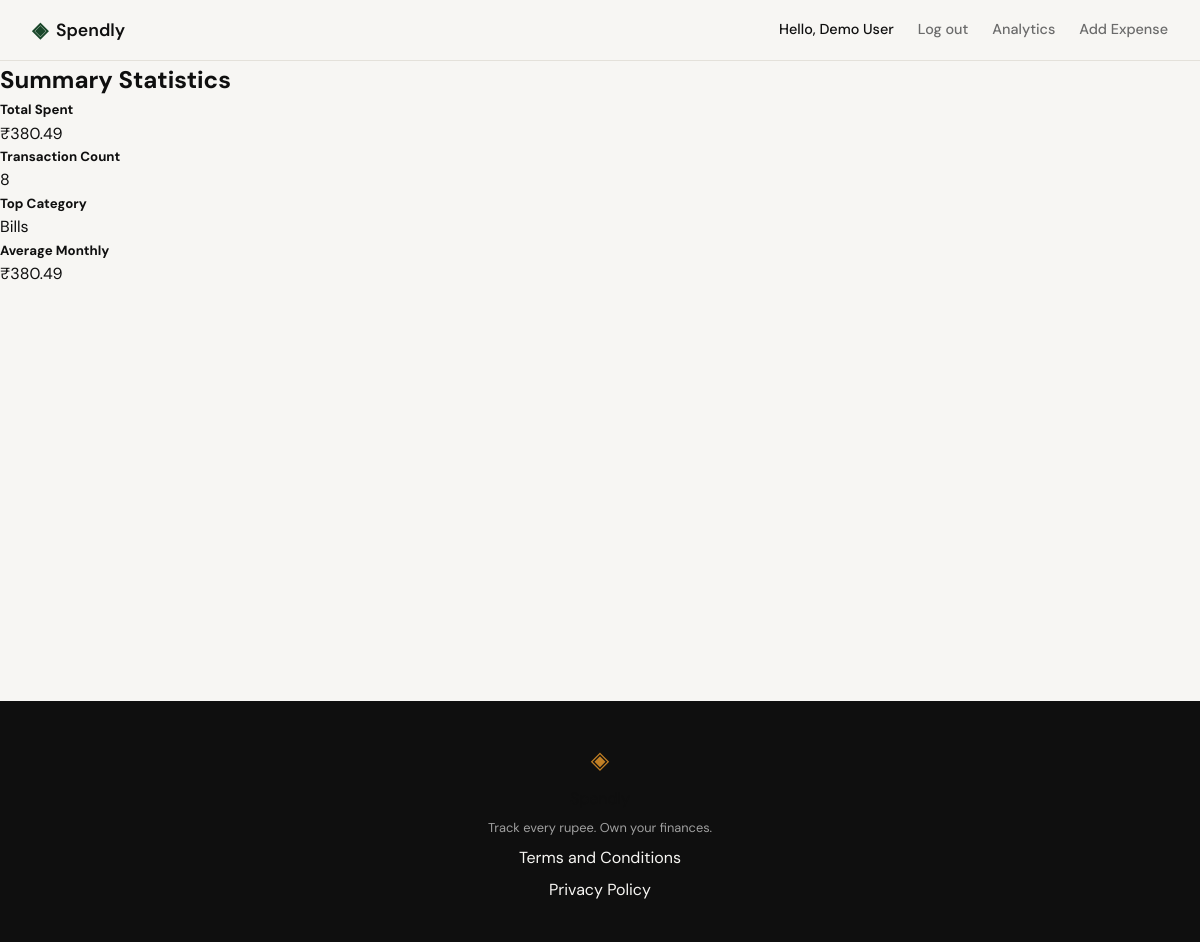
/profile/summary (signed in), run on an earlier commit of the app's database.
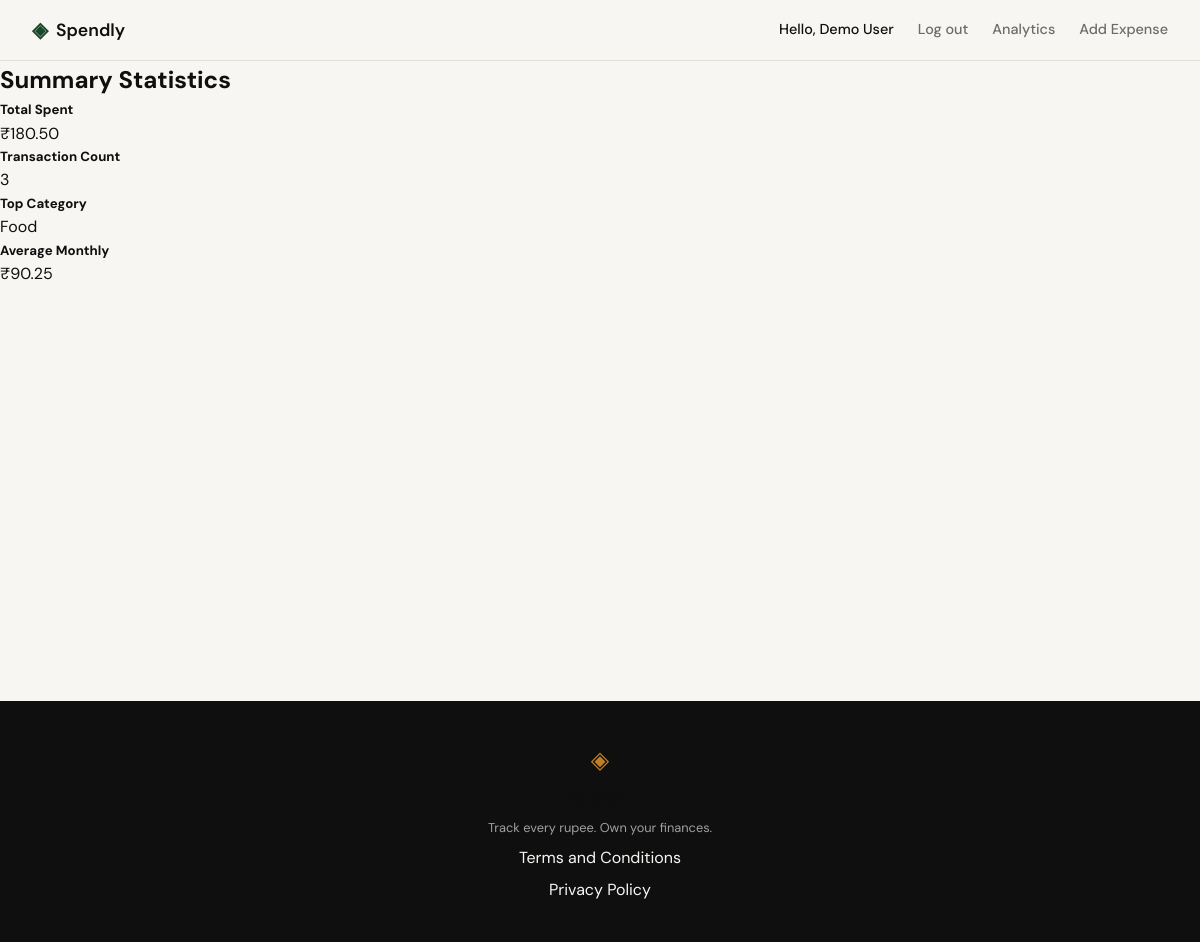
And on a later commit of the database.
### tables this page shows
CREATE TABLE expenses (
            id INTEGER PRIMARY KEY AUTOINCREMENT,
            user_id INTEGER NOT NULL REFERENCES users(id),
            amount REAL NOT NULL,
            category TEXT NOT NULL,
            date TEXT NOT NULL,
            description TEXT,
            created_at TEXT DEFAULT (datetime('now'))
        );

### app.py (the view)
@app.route("/profile/summary")
def profile_summary():
    user_id = session.get("user_id")
    if not user_id:
        flash("Please log in to view your profile.", "warning")
        return redirect(url_for("login"))
    stats = get_summary_stats(user_id)
    return render_template("profile_summary.html", stats=stats)

### app.py (called while the page is built)
@app.context_processor
def inject_user():
    user_id = session.get("user_id")
    if user_id:
        db = get_db()
        user = db.execute("SELECT id, name, email, created_at FROM users WHERE id = ?", (user_id,)).fetchone()
        db.close()
        if user:
            return {"user": dict(user), "request_path": request.path}
    return {"user": None, "request_path": request.path}

### database/db.py (called while the page is built)
def get_db():
    db = sqlite3.connect(DB_PATH)
    db.row_factory = sqlite3.Row
    db.execute("PRAGMA foreign_keys = ON")
    return db

### templates/profile_summary.html (shortened to what this page needs)
{% extends "base.html" %}
{% block content %}
<h2 class="my-4">Summary Statistics</h2>
<div class="row">
  <div class="col-md-3">
    <div class="card">
      <div class="card-body">
        <h5 class="card-title">Total Spent</h5>
        <p class="card-text display-4">₹{{ "%.2f"|format(stats.total_spent) }}</p>
      </div>
    </div>
  </div>
  <div class="col-md-3">
    <div class="card">
      <div class="card-body">
        <h5 class="card-title">Transaction Count</h5>
        <p class="card-text display-4">{{ stats.tx_count }}</p>
      </div>
    </div>
  </div>
  <div class="col-md-3">
    <div class="card">
      <div class="card-body">
        <h5 class="card-title">Top Category</h5>
        <p class="card-text display-4">{{ stats.top_category }}</p>
      </div>
    </div>
  </div>
  <div class="col-md-3">
    <div class="card">
      <div class="card-body">
        <h5 class="card-title">Average Monthly</h5>
        <p class="card-text display-4">₹{{ "%.2f"|format(stats.avg_monthly) }}</p>
      </div>
    </div>
  </div>
</div>
{% endblock %}

What changed in the data, as far as the page shows it:
removed expenses: top_category "Bills"
Also different on the page:
{{ "%.2f"|format(stats.total_spent) }}: "380.49" → "180.50"
{{ stats.tx_count }}: "8" → "3"
{{ stats.top_category }}: (not shown) → "Food"
{{ "%.2f"|format(stats.avg_monthly) }}: "380.49" → "90.25"
